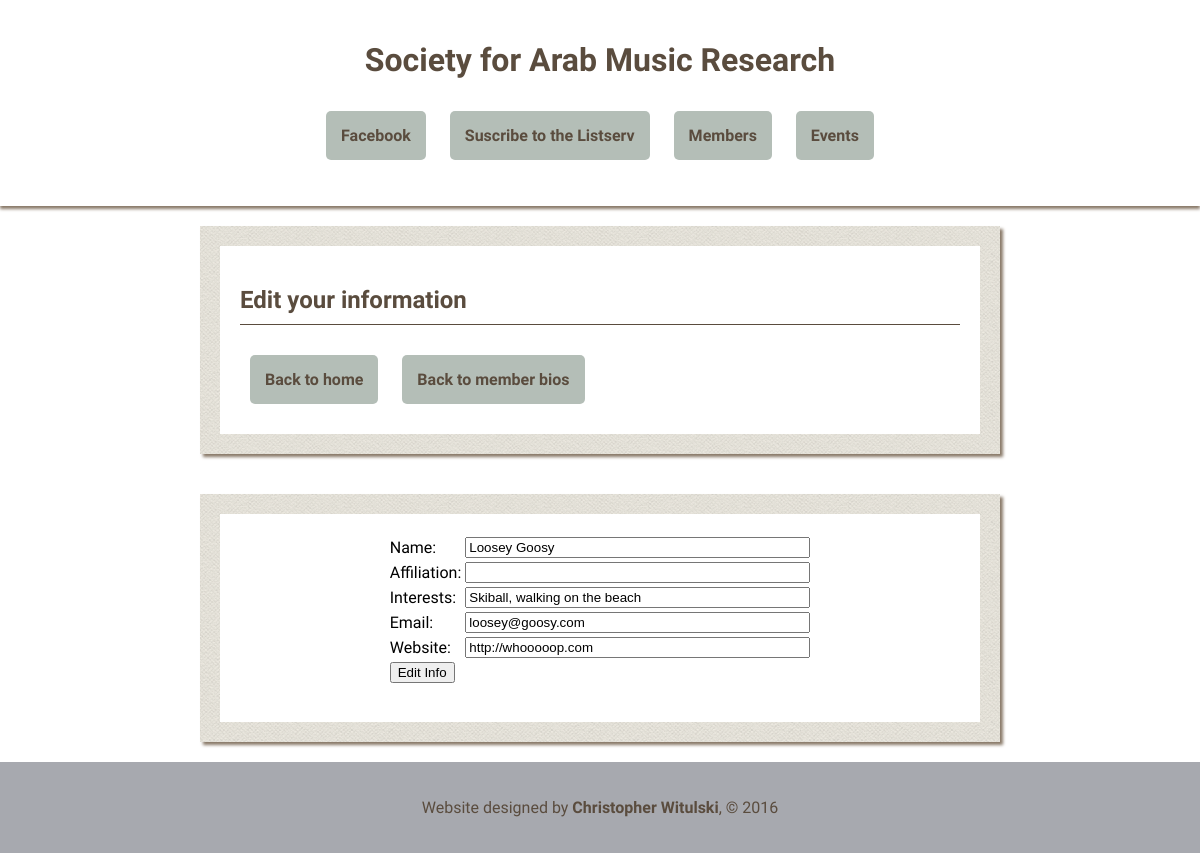
/bios/31/edit/, run on an earlier commit of the app's database.
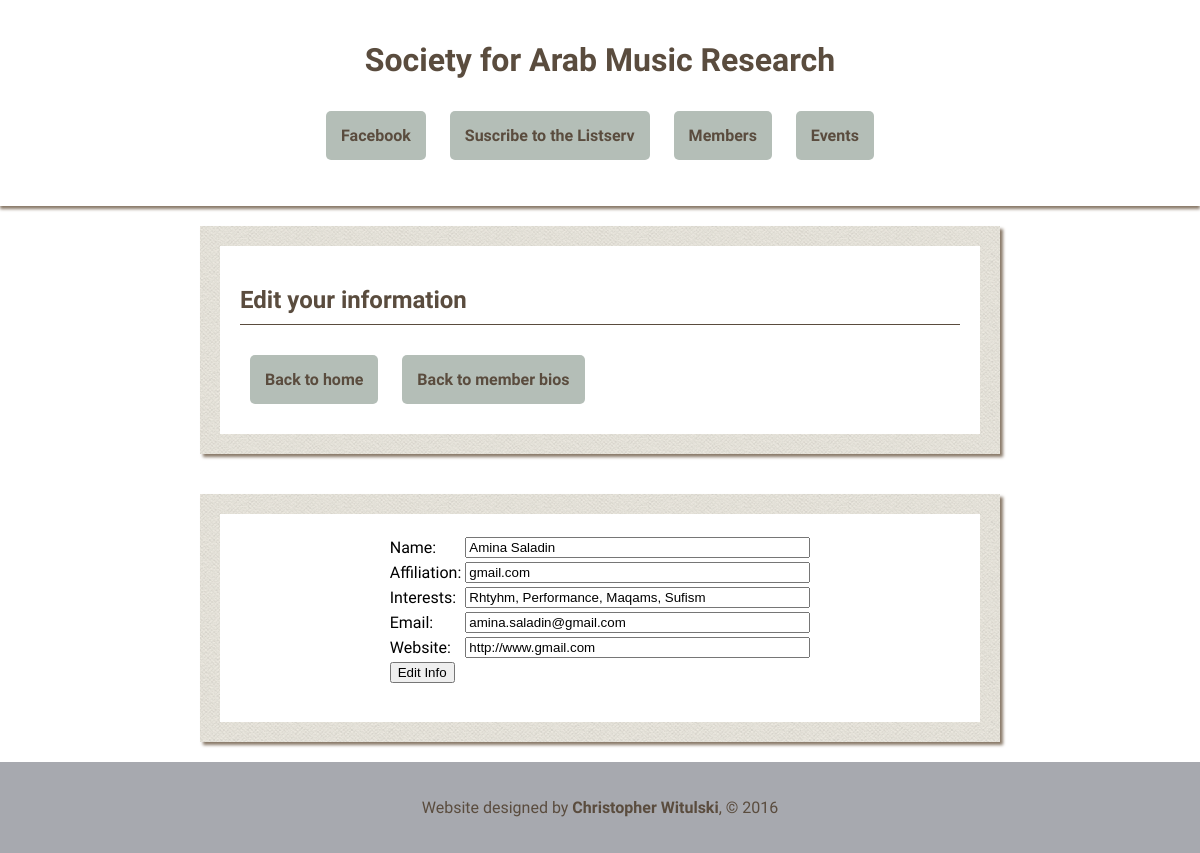
And on a later commit of the database.
### samr_db_setup.py (models this page shows)
class Bio(Base):
	__tablename__ = 'bio'
	name = Column(String(80), nullable = False)
	affiliation = Column(String(250), nullable = True)
	interests = Column(String(250), nullable = True)
	email = Column(String(250), nullable = True)
	website = Column(String(250), nullable = True)
	id = Column(Integer, primary_key = True)

### samr.py (the view)
@app.route('/bios/<int:bio_id>/edit/', methods = ["GET", "POST"])
def editBio(bio_id):
	if request.method == "POST":
		bio = session.query(Bio).filter_by(id = bio_id).one()
		bio.name = request.form['name']
		bio.interests = request.form['interests']
		bio.email = request.form['email']
		bio.website = request.form['website']
		if request.form['affiliation'] != "":
			affiliation = request.form['affiliation']
		else:
			affiliation = None
		bio.affiliation = affiliation
		session.commit()
		flash("Member updated")
		return redirect(url_for('bios'))
	else:
		bio = session.query(Bio).filter_by(id = bio_id).one()
		if bio.affiliation != None:
			affiliation = bio.affiliation
		else:
			affiliation = ""
		return render_template('editbio.html', bio = bio, affiliation = affiliation)

### templates/editbio.html (shortened to what this page needs)
<html>
<head>
	<link rel=stylesheet type=text/css href="{{ url_for('static', filename = 'styles.css') }}">
 </head>
<body>
<div id = "header">
	<a href = "{{ url_for('home') }}"><h1>Society for Arab Music Research</h1></a>
	<p class = "menu">
		<span class="menu-item"><a class='button' href= "https://www.facebook.com/groups/378262162265234" target = "_blank">Facebook</a></span>
		<span class="menu-item"><a class='button' href="http://www.mailman.srv.ualberta.ca/mailman/listinfo/samr-list" target="_blank">Suscribe to the Listserv</a></span>
		<span class="menu-item"><a class='button' href="{{ url_for( 'bios' ) }}">Members</a></span>
		<span class="menu-item"><a class='button' href="{{ url_for( 'events' ) }}">Events</a></span>
	</p>
</div>
<div id = "wrapper">
	<div class = 'outer full'>
		<div class = 'inner'>
			<h2>Edit your information</h2>
			<a class = 'button' href= "{{ url_for('home') }}">Back to home</a>
			<a class = 'button' href= "{{ url_for('bios') }}">Back to member bios</a>
		</div>
	</div>
	<div class = 'outer full'>
		<div class = 'inner'>
			<center><form action = "{{ url_for('editBio', bio_id = bio.id) }}" method = 'post'>
			<table>
				<tr><td>Name: </td><td><input type = 'text' max = '80' size='40' name = 'name' value = "{{ bio.name }}"></td></tr>
				<tr><td>Affiliation: </td><td><input type = 'text' max = '250' size='40' name = 'affiliation' value = "{{ affiliation }}"></td></tr>
				<tr><td>Interests: </td><td><input type = 'text' max = '250' size='40' name = 'interests' value = "{{ bio.interests }}"></td></tr>
				<tr><td>Email: </td><td><input type = 'text' max = '250' size='40' name = 'email' value = "{{ bio.email }}"></td></tr>
				<tr><td>Website: </td><td><input type = 'text' max = '250' size='40' name = 'website' value = "{{ bio.website }}"></td></tr>
				<tr><td><input type = 'submit' value = 'Edit Info'></td><td></td></tr>
			</table>
			</form></center>
		</div>
	</div>
</div>
<div id = "footer">
	<p>Website designed by <a target='_blank' href="http://witulski.wordpress.com">Christopher Witulski</a>, &copy; 2016</p>
</div>
</body>

### static/styles.css (style rules this page uses)
@media screen and (min-width: 801px) { #wrapper { width: 800px; } }
@media screen and (min-width: 801px) { .outer { width: calc((100% - 100px) / 2); margin-top: 20px; margin-bottom: 20px; } }
@media screen and (min-width: 801px) { .full { width: calc(100% - 40px); } }
body { font-family: 'Old Standard TT', serif; margin: 0px 0px; background-image: url('/static/bg.jpg'); background-size: cover; background-attachment: fixed; }
h1 { font-family: 'Dancing Script', cursive; font-weight: 700; color: #5a4c3e; }
h2 { color: #5a4c3e; font-family: 'Dancing Script', cursive; font-weight: 700; display: block; padding-bottom: 10px; border-bottom: 1px solid #5a4c3e; }
a { text-decoration: none; font-weight: 700; color: #5a4c3e; }
#header { text-align: center; padding-top: 20px; padding-bottom: 20px; background: white; margin: 0; box-shadow: 0px 3px 3px #897968; }
#footer { text-align: center; padding-top: 20px; padding-bottom: 20px; background: #a7a9af; color: #5a4c3e; margin-bottom: 0; clear: both; }
.menu-item { list-style: none; display: inline-block; border-radius: 5px; }
.button { display: inline-block; padding: 15px; background-color: #b4beb7; border-radius: 5px; margin: 10px; }
#wrapper { margin: auto; }
.outer { display: inline-block; padding: 20px; background-image: url('/static/paper.png'); box-shadow: 3px 3px 3px #897968; }
.inner { background-color: white; margin: 0px; padding: 20px; }

What changed in the data, as far as the page shows it:
changed Bio: name "Loosey Goosy" → "Amina Saladin"; affiliation (not shown) → "gmail.com"; interests "Skiball, walking on the beach" → "Rhtyhm, Performance, Maqams, Sufism"; email "loosey@goosy.com" → "amina.saladin@gmail.com"; website "http://whooooop.com" → "http://www.gmail.com"
